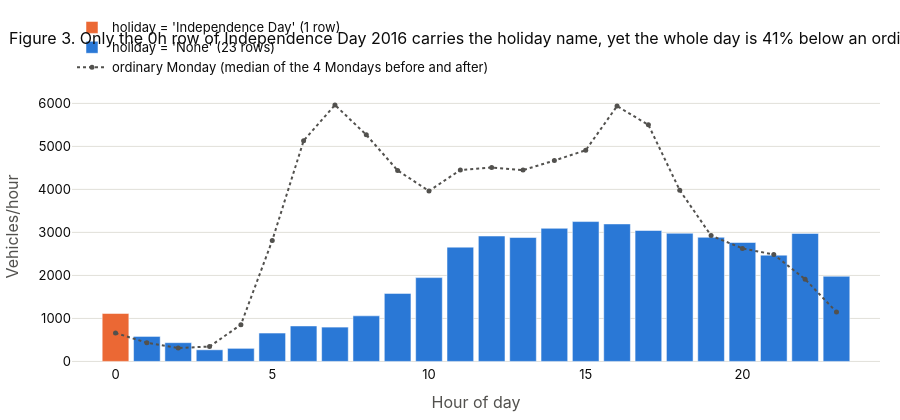

This figure's notebook cell:
### Code cell
# Figure: the holiday name sits on the 0h row only, while the whole day is affected
LABEL_DAY = pd.Timestamp("2016-07-04")   # Independence Day, a Monday inside the study window with all 24 hours observed
day_hours = pd.date_range(LABEL_DAY, periods=24, freq=FREQ)
label = raw.drop_duplicates("timestamp").set_index("timestamp")["holiday"].reindex(day_hours)
y_day = regular[TARGET].reindex(day_hours)
assert y_day.notna().all() and label.notna().all()
same_weekday = [LABEL_DAY + pd.Timedelta(weeks=k) for k in (-4, -3, -2, -1, 1, 2, 3, 4)]
usual_day = pd.DataFrame({d: regular[TARGET].reindex(pd.date_range(d, periods=24, freq=FREQ)).to_numpy()
                          for d in same_weekday}).median(axis=1)
named = label.ne("None").to_numpy()

fig = go.Figure()
fig.add_trace(go.Bar(x=np.arange(24)[named], y=y_day.to_numpy()[named], marker_color=ORANGE,
                     name=f"holiday = '{label[named].iloc[0]}' ({named.sum()} row)"))
fig.add_trace(go.Bar(x=np.arange(24)[~named], y=y_day.to_numpy()[~named], marker_color=BLUE,
                     name=f"holiday = 'None' ({(~named).sum()} rows)"))
fig.add_trace(go.Scatter(x=np.arange(24), y=usual_day.values, mode="lines+markers", line=dict(color=INK_2, dash="dot"),
                         marker=dict(size=5), name="ordinary Monday (median of the 4 Mondays before and after)"))
day_change = y_day.sum() / usual_day.sum() - 1
show_fig(fig, f"Only the 0h row of Independence Day 2016 carries the holiday name, yet the whole day is "
              f"{-day_change:.0%} below an ordinary Monday", "ts_holiday_label", height=420,
         xaxis_title="Hour of day", yaxis_title="Vehicles/hour", bargap=0.15)
print(f"{LABEL_DAY:%a %d/%m/%Y}: rows named as holiday at hours {list(np.flatnonzero(named))} | "
      f"day total {y_day.sum():,.0f} vs ordinary Monday {usual_day.sum():,.0f} ({day_change:+.0%}) | "
      f"7h–9h: {y_day.iloc[7:10].mean():,.0f} vs {usual_day.iloc[7:10].mean():,.0f}")

### Figure 1 — Plotly figure (JSON) as saved in the notebook; plotly's stock layout.template omitted (floating-point values rounded to 4 significant figures)
{"data": [{"marker": {"color": "#eb6834"}, "name": "holiday = 'Independence Day' (1 row)", "type": "bar", "x": [0], "y": [1115.0]}, {"marker": {"color": "#2a78d6"}, "name": "holiday = 'None' (23 rows)", "type": "bar", "x": [1, 2, 3, 4, 5, 6, 7, 8, 9, 10, 11, 12, 13, 14, 15, 16, 17, 18, 19, 20, 21, 22, 23], "y": [581.0, 436.0, 270.0, 304.0, 660.0, 825.0, 798.0, 1060.0, 1582.0, 1949.0, 2657.0, 2916.0, 2881.0, 3095.0, 3252.0, 3197.0, 3044.0, 2979.0, 2886.0, 2765.0, 2471.0, 2975.0, 1980.0]}, {"line": {"color": "#52514e", "dash": "dot"}, "marker": {"size": 5}, "mode": "lines+markers", "name": "ordinary Monday (median of the 4 Mondays before and after)", "type": "scatter", "x": [0, 1, 2, 3, 4, 5, 6, 7, 8, 9, 10, 11, 12, 13, 14, 15, 16, 17, 18, 19, 20, 21, 22, 23], "y": [661.5, 433.0, 311.5, 346.0, 854.5, 2812.0, 5130.0, 5963.0, 5269.0, 4440.0, 3963.0, 4451.0, 4508.0, 4448.0, 4670.0, 4910.0, 5937.0, 5500.0, 3980.0, 2926.0, 2628.0, 2486.0, 1912.0, 1148.0]}], "layout": {"bargap": 0.15, "height": 420, "meta": {"name": "ts_holiday_label"}, "title": {"text": "Figure 3. Only the 0h row of Independence Day 2016 carries the holiday name, yet the whole day is 41% below an ordinary Monday"}, "xaxis": {"title": {"text": "Hour of day"}}, "yaxis": {"title": {"text": "Vehicles/hour"}}}}
